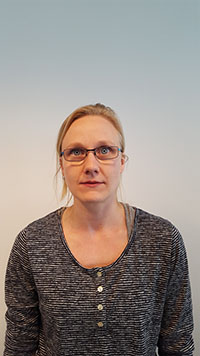
#> input picture facedetect/images_resize/1.jpg, 200 x 356 px
$ python run_program.py
#> lines starting #> are read from the running program, lines starting #| are printed output that depends on the picture; after the words box and inside, x2 and y2 are one past the last pixel; in counts of white or black regions, pixels touching at a corner belong together
### facedetect/resize.py
import cv2
import os

def detect_templ_and_resize_save(image_path=["images_resize/1.jpg", "images_resize/2.jpg", "images_resize/3.jpg"],
                                 path_output_folder="/images_resize",
                                 path_cascade="../haarcascades/haarcascade_frontalface_default.xml"):
    """
    Saves resized image after face detecting.

    :param
    image_path : list
        list of paths to image
    path_output : str
        path to out put image
    path_cascade : str
        path to cascade depending on what you are interested to detect
    """
#> called with path_output_folder = 'images_resize'

    faceCascade = cv2.CascadeClassifier(path_cascade)
    images = (image_path)

    for img in images:
        image = cv2.imread(img)
#> image is the input picture: shape (356, 200, 3); mean B, G, R 133.8, 139.6, 149.3
        gray = cv2.cvtColor(image, cv2.COLOR_BGR2GRAY)
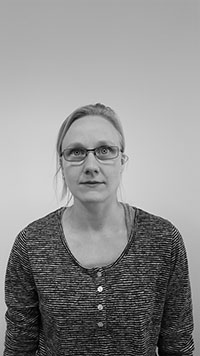
#> gray: shape (356, 200); min 0, max 252, mean 141.8

        faces = faceCascade.detectMultiScale(gray, 1.3, 5)
#> faces = [[51, 122, 80, 80]]

        for (x, y, w, h) in faces:
            cv2.rectangle(image, (x, y), (x+w, y+h), (0, 255, 0), 2)
            new_img = image[y:y+h, x:x+w]
            print("tuple of array dimension: ")
            print(new_img.shape)
            cv2.imwrite(os.path.join(path_output_folder,'face_of_'+img), new_img)
#> this loop made 1 pass
#| tuple of array dimension:
#| (80, 80, 3)
#> pass 1, in detect_templ_and_resize_save, `new_img = image[y:y+h, x:x+w]`:
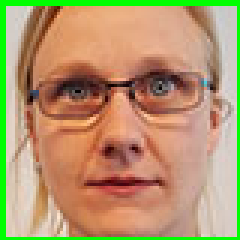
#> new_img: shape (80, 80, 3) (shown 3 times larger); mean B, G, R 110.1, 152.3, 180.1
#> after the loop:
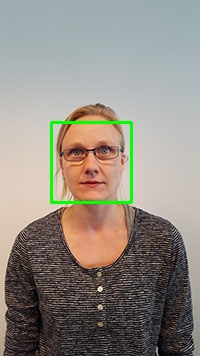
#> image: shape (356, 200, 3); 1.34% of pixels changed, all inside (x1, y1, x2, y2) = (50, 121, 133, 204)
#> pass 2 of the loop in detect_templ_and_resize_save, `for img in images:`:
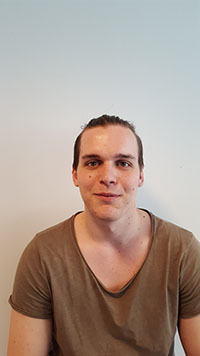
#> input picture facedetect/images_resize/2.jpg, 200 x 356 px
#> in detect_templ_and_resize_save, image is the input picture: shape (356, 200, 3); mean B, G, R 143.7, 154.4, 171.8
#> faces = [[65, 131, 84, 84]]
#> the loop in detect_templ_and_resize_save, `for (x, y, w, h) in faces:` made 1 pass
#> (printed output is left out)
#> pass 3 of the loop in detect_templ_and_resize_save, `for img in images:`:
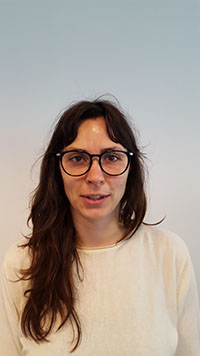
#> input picture facedetect/images_resize/3.jpg, 200 x 356 px
#> in detect_templ_and_resize_save, image is the input picture: shape (356, 200, 3); mean B, G, R 146.7, 156.4, 168.3
#> in detect_templ_and_resize_save, `gray = cv2.cvtColor(image, cv2.COLOR_BGR2GRAY)`:
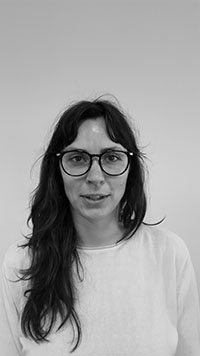
#> gray: shape (356, 200); min 0, max 255, mean 158.8
#> faces = [[52, 126, 86, 86]]
#> the loop in detect_templ_and_resize_save, `for (x, y, w, h) in faces:` made 1 pass
#> (printed output is left out)
#> after the loop in detect_templ_and_resize_save, `for (x, y, w, h) in faces:`:
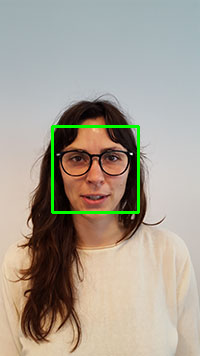
#> image: shape (356, 200, 3); 1.44% of pixels changed, all inside (x1, y1, x2, y2) = (51, 125, 140, 214)

### facedetect/euclidian_distance.py
import os
import cv2
from scipy.spatial import distance

def calculate_difference_in_images_recognized(path_to_temp_resized=["images_resize/face_of_1.jpg", "images_resize/face_of_2.jpg", "images_resize/face_of_3.jpg"],
                                              path_to_captured_from_video="captured_resized_face.jpg"):
    """
        Calculates euclidian distance.

        :param
        path_to_temp_resized : list
            list of paths to resized template images
        path_to_captured_from_video : str
            path to resized image captured from video
        """
#> called with path_to_captured_from_video = 'captured_resized_face.jpg'

    template_images = (path_to_temp_resized)
    img_rgb = cv2.imread(path_to_captured_from_video)
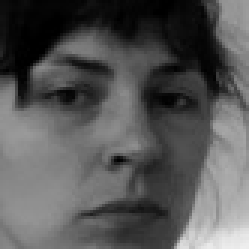
#> input picture facedetect/captured_resized_face.jpg, 83 x 83 px (shown 3 times larger)
#> img_rgb is the input picture: shape (83, 83, 3); min 0, max 238, mean 86.5

    dst_values = {}
    for temp in template_images:
        template = cv2.imread(temp)
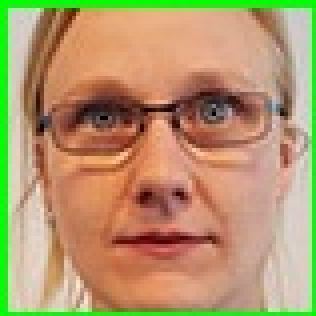
#> input picture facedetect/images_resize/face_of_1.jpg, 79 x 79 px (shown 4 times larger)
#> template is the input picture: shape (79, 79, 3); mean B, G, R 109, 151.6, 179.6
        t_w, t_h, p = template.shape
#> t_w = 79; t_h = 79; p = 3

        img_gray = cv2.cvtColor(img_rgb, cv2.COLOR_BGR2GRAY)
        img_gray = cv2.resize(img_gray, (t_w, t_h), interpolation=cv2.INTER_CUBIC)
#> img_gray: shape (79, 79)
        print(img_gray.shape, len(img_gray))
#| (79, 79) 79
        img_gray = img_gray.flatten()
#> img_gray = 6241 values, max 238 at index 6238, min 0 at index 51, mean 86.39

        gray_template = cv2.cvtColor(template, cv2.COLOR_BGR2GRAY)
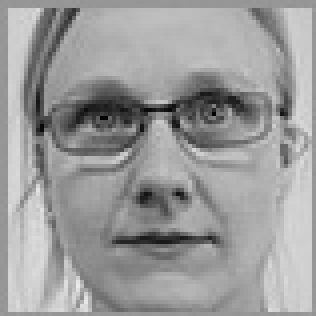
#> gray_template: shape (79, 79) (shown 4 times larger); min 2, max 234, mean 155.1
        print(gray_template.shape, len(gray_template))
#| (79, 79) 79
        gray_template = gray_template.flatten()
#> gray_template = 6241 values, max 234 at index 5628, min 2 at index 2265, mean 155.1

        dst = distance.euclidean(img_gray, gray_template)
#> dst = 13811.7
        dst = dst / (t_w * t_h)
#> dst = 2.21

        if temp not in dst_values.keys():
            dst_values[temp] = dst
#> pass 2 of the loop in calculate_difference_in_images_recognized, `for temp in template_images:`:
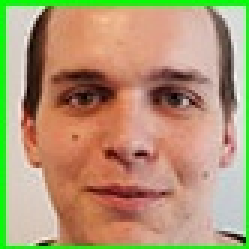
#> input picture facedetect/images_resize/face_of_2.jpg, 83 x 83 px (shown 3 times larger)
#> in calculate_difference_in_images_recognized, template is the input picture: shape (83, 83, 3); mean B, G, R 115.8, 151.5, 177.5
#| (83, 83) 83
#> in calculate_difference_in_images_recognized, `img_gray = img_gray.flatten()`: img_gray = 6889 values, max 238 at index 6886, min 0 at index 54, mean 86.47
#> in calculate_difference_in_images_recognized, `gray_template = cv2.cvtColor(template, cv2.COLOR_BGR2GRAY)`:
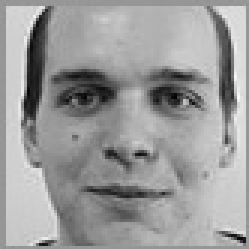
#> gray_template: shape (83, 83) (shown 3 times larger); min 3, max 249, mean 155.2
#| (83, 83) 83
#> in calculate_difference_in_images_recognized, `gray_template = gray_template.flatten()`: gray_template = 6889 values, max 249 at index 2735, min 3 at index 2714, mean 155.2
#> in calculate_difference_in_images_recognized, `dst = distance.euclidean(img_gray, gray_template)`: dst = 14152.2
#> in calculate_difference_in_images_recognized, `dst = dst / (t_w * t_h)`: dst = 2.05
#> pass 3 of the loop in calculate_difference_in_images_recognized, `for temp in template_images:`:

    closest = min(dst_values.items(), key=lambda x: x[1])[0]

    print("RESULTS")
    print("distance values are: ")
    print(50 * "_")
    for img in template_images:
        value = dst_values[img]
        image_name = os.path.basename(img)
        print("Euclidian distance: {} : {}".format(image_name, value))
    result = cv2.imread(closest)

    while True:
        cv2.imshow('Detected face is closest to', result)

        k = cv2.waitKey(30) & 0xff
        if k == 27:
            break
    cv2.destroyAllWindows()

### facedetect/run_program.py
'''
Runs resize, facedetection from webcam and calculates difference to find out whos face was detected

USAGE:
    run_program.py
'''

import resize
#import face_detect_webcam
import euclidian_distance

def face_detection(image_path, path_output_folder, path_cascade, path_to_captured_from_video, path_to_temp_resized):

    """
    :param image_path: list
            list of paths to template images
    :param path_output_folder: str
            path to output folder for resized img
    :param path_cascade: str
            path to cascade classifier
    :param path_to_captured_from_video: str
            path to saved and resized img from video
    :param path_to_temp_resized: list
            list of path for resized temp images
    """

    resize.detect_templ_and_resize_save(image_path, path_output_folder, path_cascade)
    #my_face_detect.detect_from_video_save_resized_face(path_output_folder, path_cascade)
    euclidian_distance.calculate_difference_in_images_recognized(path_to_temp_resized, path_to_captured_from_video)

image_path=["images_resize/1.jpg", "images_resize/2.jpg", "images_resize/3.jpg"]
path_output_folder = "images_resize"
path_cascade="../haarcascades/haarcascade_frontalface_default.xml"
path_to_captured_from_video="captured_resized_face.jpg"
path_to_temp_resized=["images_resize/face_of_1.jpg", "images_resize/face_of_2.jpg", "images_resize/face_of_3.jpg"]


#> (the run stopped early here; a loop or call above may not have finished)
